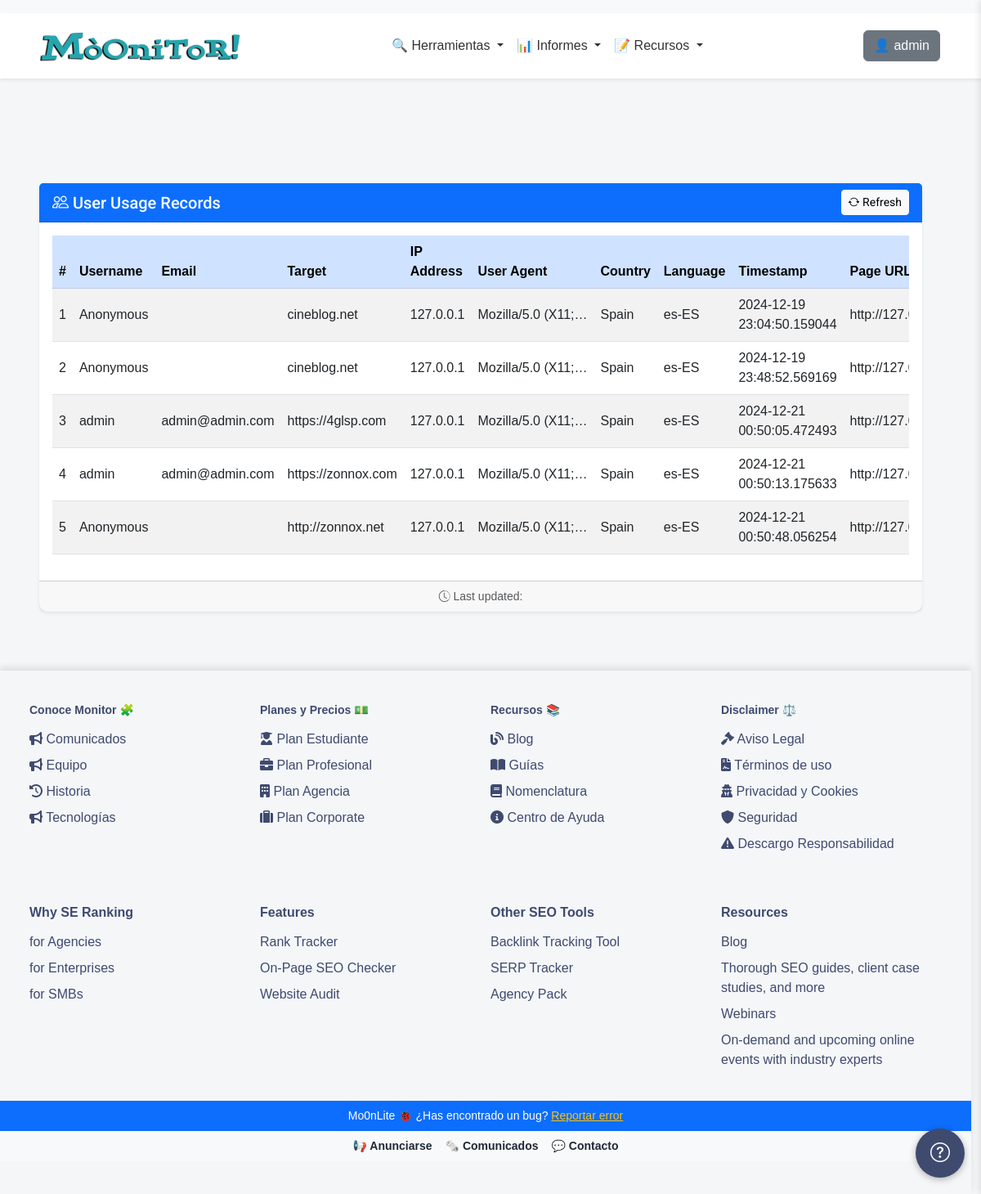
/admin/activity (signed in), run on an earlier commit of the app's database.
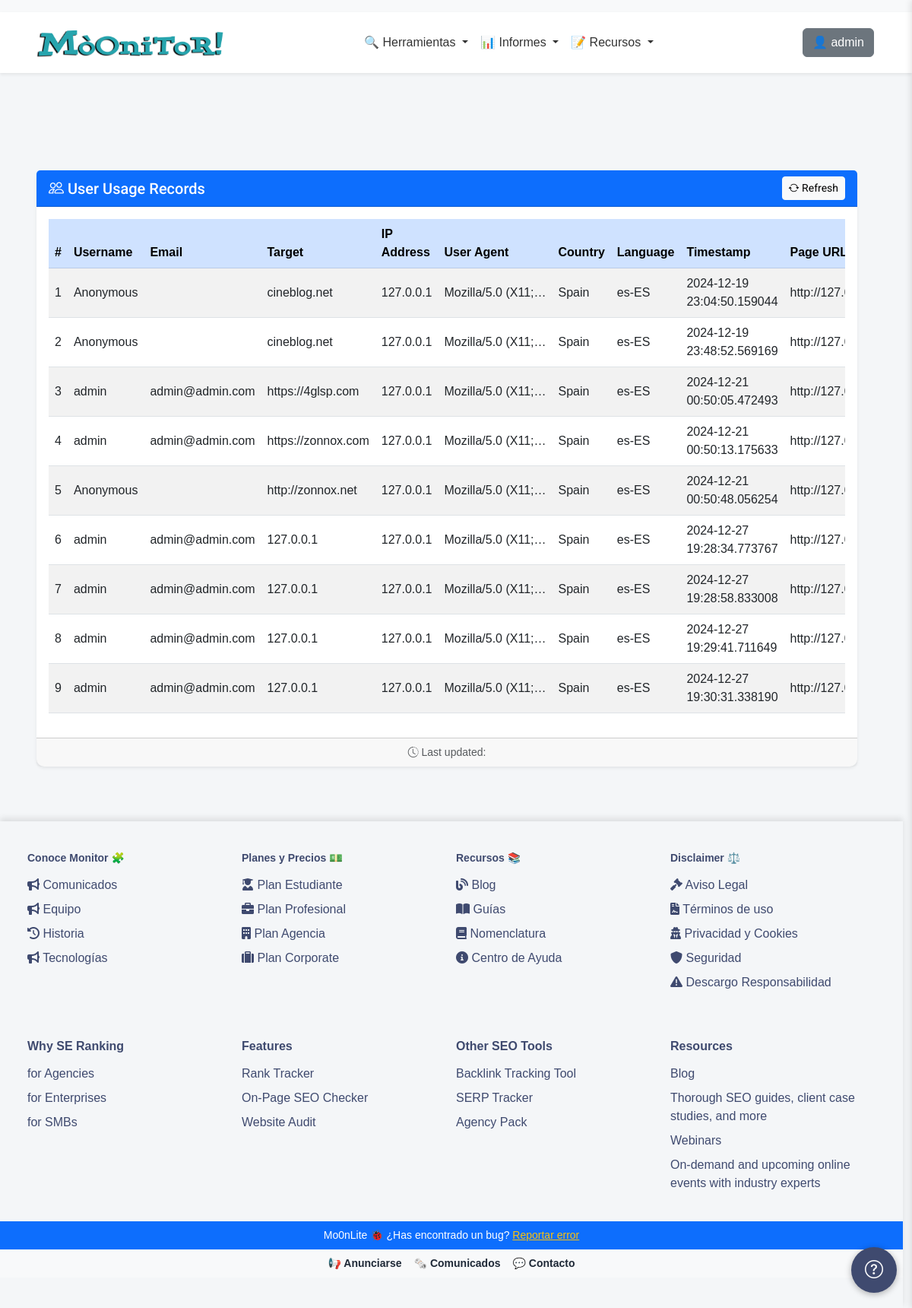
And on a later commit of the database.
### app/models/user_model.py (models this page shows, shortened)
class Users(UserMixin, db.Model):
    __tablename__ = 'Users'
    id = db.Column(db.Integer, primary_key=True)
    username = db.Column(db.String(80), unique=True, nullable=False)
    email = db.Column(db.String(120), unique=True, nullable=False)
    password_hash = db.Column(db.String(255), nullable=False)
    token = db.Column(db.String(255), index=True, unique=True)
    active = db.Column(db.Boolean, default=False)
    registered_on = db.Column(db.DateTime, nullable=False, default=datetime.datetime.utcnow)
    config = db.Column(JSONType)
    role = db.Column(db.String(20), nullable=False, default='usuario')
    subscription_plan = db.Column(Enum('Free', 'Pro', 'Corporate', name='subscription_plans'), default='Free')
    subscription_currency = db.Column(db.String(3), default='USD')  # ISO currency codes (e.g., USD, EUR)
    subscription_expiration = db.Column(db.DateTime, nullable=True)
    subscription_frequency = db.Column(Enum('Monthly', 'Annually', name='subscription_frequency'), default='Monthly')
    primary_payment = db.Column(JSONType, nullable=True)  # IBAN, SWIFT, etc.
    secondary_payment = db.Column(JSONType, nullable=True)
    transactions = db.relationship('Transaction', backref='user', lazy=True)

### app/models/usage_model.py (models this page shows, shortened)
class Activity(db.Model):
    __tablename__='Activity'
    id = db.Column(db.Integer, primary_key=True)
    username = db.Column(db.String(64))
    target = db.Column(db.String(256))
    email = db.Column(db.String(120))
    ip_address = db.Column(db.String(15))
    user_agent = db.Column(db.String(256))
    country = db.Column(db.String(64))
    language = db.Column(db.String(64))
    timestamp = db.Column(db.DateTime, index=True, default=datetime.utcnow())
    page_url = db.Column(db.String(256))

### app/views/logs_views.py (the view)
@app.route('/admin/activity')
@login_required
def activity():
    breadcrumbs = [
    {'url': '/admin', 'text': 'Admin'},
    {'url': '/admin/activity', 'text': 'Actividad'}
    ]
    records = Activity.query.all()
    return render_template('activity.html', records=records, breadcrumbs=breadcrumbs)

### app/templates/activity.html (shortened to what this page needs)
{% extends "base.html" %}
{% block content %}
<div class="container my-5">
    <div class="row">
        <div class="col-12">
            <div class="card shadow-sm border-0">
                <div class="card-header bg-primary text-white d-flex justify-content-between align-items-center">
                    <h2 class="h5 mb-0"><i class="bi bi-people"></i> User Usage Records</h2>
                    <button class="btn btn-light btn-sm">
                        <i class="bi bi-arrow-repeat"></i> Refresh
                    </button>
                </div>
                <div class="card-body">
                    {% if records %}
                    <div class="table-responsive">
                        <table id="usageRecordsTable" class="table table-striped table-hover align-middle">
                            <thead class="table-primary">
                                <tr>
                                    <th>#</th>
                                    <th>Username</th>
                                    <th>Email</th>
                                    <th>Target</th>
                                    <th>IP Address</th>
                                    <th>User Agent</th>
                                    <th>Country</th>
                                    <th>Language</th>
                                    <th>Timestamp</th>
                                    <th>Page URL</th>
                                </tr>
                            </thead>
                            <tbody>
                                {% for record in records %}
                                <tr>
                                    <td>{{ record.id }}</td>
                                    <td>{{ record.username }}</td>
                                    <td>{{ record.email }}</td>
                                    <td>{{ record.target }}</td>
                                    <td>{{ record.ip_address }}</td>
                                    <td class="text-truncate" style="max-width: 150px;" title="{{ record.user_agent }}">
                                        {{ record.user_agent }}
                                    </td>
                                    <td>{{ record.country }}</td>
                                    <td>{{ record.language }}</td>
                                    <td>{{ record.timestamp }}</td>
                                    <td class="text-truncate" style="max-width: 150px;" title="{{ record.page_url }}">
                                        {{ record.page_url }}
                                    </td>
                                </tr>
                                {% endfor %}
                            </tbody>
                        </table>
                    </div>
                    {% else %}
                    <div class="alert alert-warning text-center" role="alert">
                        <i class="bi bi-info-circle"></i> No usage records found.
                    </div>
                    {% endif %}
                </div>
                <div class="card-footer text-muted text-center small">
                    <i class="bi bi-clock-history"></i> Last updated: {{ current_time }}
                </div>
            </div>
        </div>
    </div>
</div>
{% endblock %}

### app/templates/base.html (shortened to what this page needs)
<!DOCTYPE html>
<html lang="en">
<head>
  <link href="https://cdn.jsdelivr.net/npm/bootstrap@5.3.0-alpha1/dist/css/bootstrap.min.css" rel="stylesheet">
  <link href="https://cdnjs.cloudflare.com/ajax/libs/font-awesome/6.0.0-beta3/css/all.min.css" rel="stylesheet">
  <link href="https://cdn.jsdelivr.net/npm/simple-datatables@latest/dist/style.css" rel="stylesheet">
  <link rel="stylesheet" href="https://cdnjs.cloudflare.com/ajax/libs/bootstrap-icons/1.8.1/font/bootstrap-icons.min.css">
  <link rel="stylesheet" href="{{ url_for('static', filename='css/style.css') }}">
</head>
<body>
  {% include 'inc/header.html' %}
  <div class="container-fluid">
    <div class="row">
      <div class="col" id="main-content">
        <div class="container _mt-5">
            {% block content %}
            {% endblock %}
          </div>
        {% include 'inc/footer.html' %}
      </div>
    </div>
  </div>
  {% include 'inc/helpdesk.html' %}
</body>
</html>

### app/templates/inc/header.html (shortened to what this page needs)
<header class="header">
    <div class="top-bar d-flex align-items-right py-2 bg-light">
    </div>
    <nav class="navbar navbar-expand-lg navbar-light bg-white shadow-sm">
      <div class="container">
        <a class="navbar-brand mx-auto" href="{{ url_for('index') }}">
          <img src="{{ url_for('static', filename='logo.png') }}" alt="Logo" height="50" class="d-inline-block align-text-top">
        </a>
        <div class="collapse navbar-collapse justify-content-center" id="navbarNav">
          <ul class="navbar-nav align-items-center">
          <li class="nav-item dropdown">
            <a class="nav-link dropdown-toggle" href="#" id="domainDnsDropdown" role="button" data-bs-toggle="dropdown"
              aria-expanded="false">
              🔍 Herramientas
            </a>
          </li>
          <li class="nav-item dropdown">
            <a class="nav-link dropdown-toggle" href="#" id="domainDnsDropdown" role="button" data-bs-toggle="dropdown"
              aria-expanded="false">
              📊 Informes
            </a>
          </li>
          <li class="nav-item dropdown">
            <a class="nav-link dropdown-toggle" href="#" id="domainDnsDropdown" role="button" data-bs-toggle="dropdown"
              aria-expanded="false">
              📝 Recursos
            </a>
          </li>
          </ul>
        </div>
  <div class="d-flex align-items-center ms-3">
    {% if current_user.is_authenticated %}
    <a href="/dashboard" class="btn btn-secondary me-2"><span class="item-responsive">👤 {{ current_user.username }}</a>
    {% else %}
    <a class="btn btn-outline-primary me-2 ms-1" href="{{ url_for('login') }}"><i class="fa-solid fa-key"></i>
      Entrar</a>
    <a class="btn btn-primary me-2 ms-1" href="{{ url_for('register') }}"><i class="fa-solid fa-crown"></i>
      Empezar gratis</a></li>
    {%endif%}
</div>
      </div>
    </nav>
  </header>

### app/templates/inc/footer.html
<br clear="all" />
<footer>
  <div class="container">
    <div class="row">
      <div class="col-md-3 footer-column">
        <h6 class="dropdown-header">Conoce Monitor 🧩</h6>
                <a class="dropdown-item" href="#"><i class="fas fa-bullhorn"></i> Comunicados</a>
                <a class="dropdown-item" href="#"><i class="fas fa-bullhorn"></i> Equipo</a>
                <a class="dropdown-item" href="#"><i class="fas fa-history"></i> Historia</a>
                <a class="dropdown-item" href="#"><i class="fas fa-bullhorn"></i> Tecnologías</a>
      </div>
      <div class="col-md-3 footer-column">
        <h6 class="dropdown-header">Planes y Precios 💵</h6>
        <a class="dropdown-item" href="#"><i class="fas fa-user-graduate"></i> Plan Estudiante</a>
        <a class="dropdown-item" href="#"><i class="fas fa-briefcase"></i> Plan Profesional</a>
        <a class="dropdown-item" href="#"><i class="fas fa-building"></i> Plan Agencia</a>
        <a class="dropdown-item" href="#"><i class="fas fa-suitcase"></i> Plan Corporate</a>
      </div>
      <div class="col-md-3 footer-column">
        <h6 class="dropdown-header">Recursos 📚</h6>
        <a class="dropdown-item" href="#"><i class="fas fa-blog"></i> Blog</a>
        <a class="dropdown-item" href="#"><i class="fas fa-book-open"></i> Guías</a>
        <a class="dropdown-item" href="#"><i class="fas fa-book"></i> Nomenclatura</a>
        <a class="dropdown-item" href="#"><i class="fas fa-info-circle"></i> Centro de Ayuda</a>
      </div>
      <div class="col-md-3 footer-column">
        <h6 class="dropdown-header">Disclaimer ⚖️</h6>
        <a class="dropdown-item" href="#"><i class="fas fa-gavel"></i> Aviso Legal</a>
        <a class="dropdown-item" href="#"><i class="fas fa-file-contract"></i> Términos de uso</a>
        <a class="dropdown-item" href="#"><i class="fas fa-user-secret"></i> Privacidad y Cookies</a>
        <a class="dropdown-item" href="#"><i class="fas fa-shield-alt"></i> Seguridad</a>
        <a class="dropdown-item" href="#"><i class="fas fa-exclamation-triangle"></i> Descargo
          Responsabilidad</a>
      </div>
    </div>
  </div>
<br clear="all"/>
  <div class="container">
    <div class="row">
      <div class="col-md-3 footer-column">
        <h6>Why SE Ranking</h6>
        <a href="#">for Agencies</a>
        <a href="#">for Enterprises</a>
        <a href="#">for SMBs</a>
      </div>
      <div class="col-md-3 footer-column">
        <h6>Features</h6>
        <a href="#">Rank Tracker</a>
        <a href="#">On-Page SEO Checker</a>
        <a href="#">Website Audit</a>
      </div>
      <div class="col-md-3 footer-column">
        <h6>Other SEO Tools</h6>
        <a href="#">Backlink Tracking Tool</a>
        <a href="#">SERP Tracker</a>
        <a href="#">Agency Pack</a>
      </div>
      <div class="col-md-3 footer-column">
        <h6>Resources</h6>
        <a href="#">Blog</a>
        <a href="#">Thorough SEO guides, client case studies, and more</a>
        <a href="#">Webinars</a>
        <a href="#">On-demand and upcoming online events with industry experts</a>
      </div>
    </div>
  </div>
    <div class="info-bar text-center py-2 bg-primary text-white">
      Mo0nLite 🐞 ¿Has encontrado un bug? <a href="#" class="text-warning text-decoration-underline">Reportar error</a>
    </div>
    <div class="top-bar d-flex justify-content-center align-items-center py-2 bg-light">
      <div class="d-flex flex-wrap gap-3">
        <a href="#" class="text-dark text-decoration-none fw-semibold">📢 Anunciarse</a>
        <a href="#" id="showSidebar" class="text-dark text-decoration-none fw-semibold">🗞️ Comunicados</a>
        <a href="#" class="text-dark text-decoration-none fw-semibold">💬 Contacto</a>
      </div>
    </div>
</footer>

### app/templates/inc/helpdesk.html (shortened to what this page needs)
 <div class="help-bubble" id="helpBubble">
    <i class="bi bi-question-circle"></i>
  </div>

What changed in the data, as far as the page shows it:
added Activity: id "6", username "admin", email "admin@admin.com", target "127.0.0.1", ip_address "127.0.0.1", user_agent "Mozilla/5.0 (X11;…", country "Spain", language "es-ES", timestamp "2024-12-27 19:28:34.773767", page_url "http://127.0.0.1:…"
added Activity: id "7", username "admin", email "admin@admin.com", target "127.0.0.1", ip_address "127.0.0.1", user_agent "Mozilla/5.0 (X11;…", country "Spain", language "es-ES", timestamp "2024-12-27 19:28:58.833008", page_url "http://127.0.0.1:…"
added Activity: id "8", username "admin", email "admin@admin.com", target "127.0.0.1", ip_address "127.0.0.1", user_agent "Mozilla/5.0 (X11;…", country "Spain", language "es-ES", timestamp "2024-12-27 19:29:41.711649", page_url "http://127.0.0.1:…"
added Activity: id "9", username "admin", email "admin@admin.com", target "127.0.0.1", ip_address "127.0.0.1", user_agent "Mozilla/5.0 (X11;…", country "Spain", language "es-ES", timestamp "2024-12-27 19:30:31.338190", page_url "http://127.0.0.1:…"
